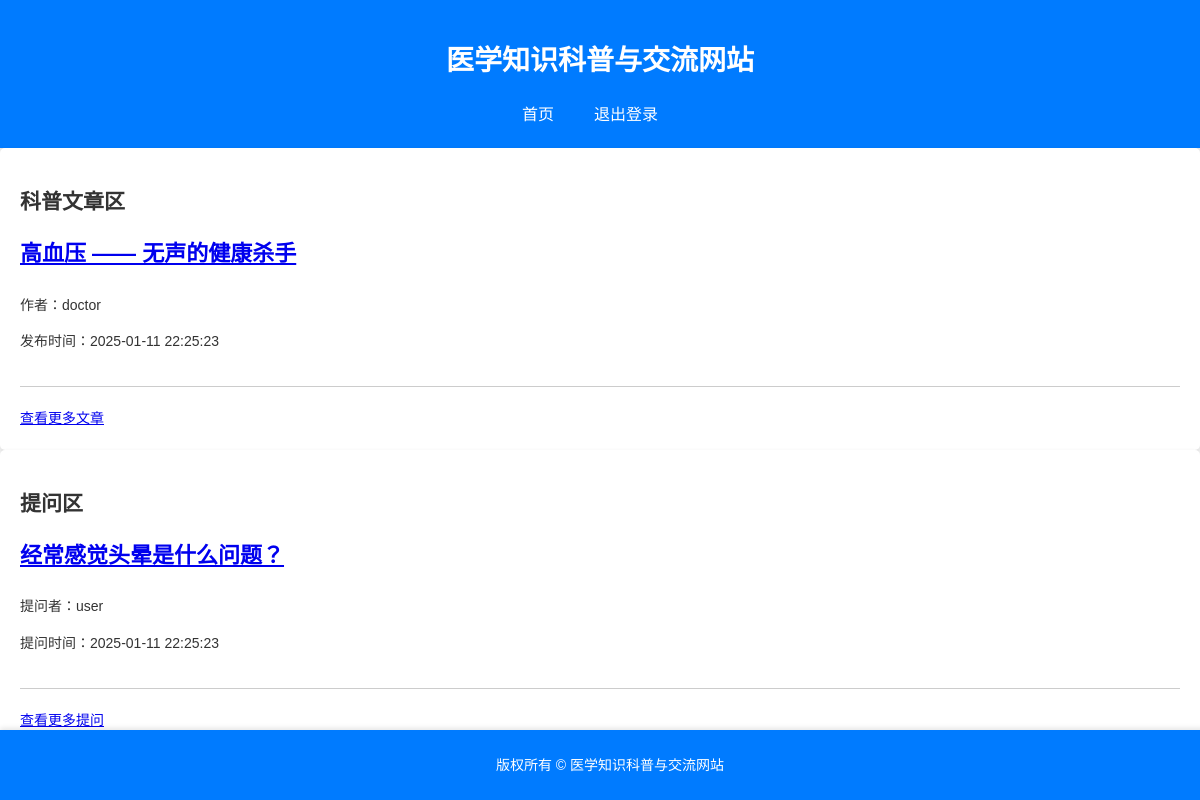
/ (signed in), run on the app's committed database.
### models.py (models this page shows)
class Article(db.Model):
    __tablename__ = "articles"
    id = db.Column(db.Integer, primary_key=True)
    title = db.Column(db.String(100), nullable=False)
    content = db.Column(db.Text, nullable=False)
    publish_time = db.Column(db.DateTime)
    author_id = db.Column(db.Integer, db.ForeignKey("users.id"))
    category_id = db.Column(db.Integer, db.ForeignKey("categories.id"))
    views = db.Column(db.Integer, default=0)
    likes = db.Column(db.Integer, default=0)
    comments = db.Column(db.Integer, default=0)

class User(db.Model, UserMixin):
    __tablename__ = "users"
    id = db.Column(db.Integer, primary_key=True)
    is_active = db.Column(db.Boolean, default=True)
    username = db.Column(db.String(50), unique=True, nullable=False)
    password = db.Column(db.String(255), nullable=False)
    email = db.Column(db.String(100), nullable=False)
    name = db.Column(db.String(50))
    age = db.Column(db.Integer)
    gender = db.Column(db.Enum("男", "女", "其他"))
    role = db.Column(db.Enum(UserRole), nullable=False)
    register_time = db.Column(db.DateTime)
    last_login_time = db.Column(db.DateTime)

class Question(db.Model):
    __tablename__ = "questions"
    id = db.Column(db.Integer, primary_key=True)
    title = db.Column(db.String(100), nullable=False)
    content = db.Column(db.Text, nullable=False)
    user_id = db.Column(db.Integer, db.ForeignKey("users.id"))
    time = db.Column(db.DateTime)
    category_id = db.Column(db.Integer, db.ForeignKey("categories.id"))
    views = db.Column(db.Integer, default=0)
    likes = db.Column(db.Integer, default=0)
    comments = db.Column(db.Integer, default=0)

### app.py (the view)
@app.route("/", methods=["GET", "POST"])
@login_required
def index():
    articles = Article.query.order_by(Article.publish_time.desc()).limit(1).all()
    categories = Category.query.all()
    questions = Question.query.order_by(Question.time.desc()).limit(1).all()
    return render_template(
        "index.html",
        articles=articles,
        categories=categories,
        questions=questions,
        User=User,
        UserRole=UserRole,
        current_user=current_user,  # 传递当前用户对象
    )

### app.py (called while the page is built)
@login_manager.user_loader
def load_user(user_id):
    return User.query.get(int(user_id))

### templates/index.html (shortened to what this page needs)
<!DOCTYPE html>
<html lang="en">
<head>
    <link rel="stylesheet" href="{{ url_for('static', filename='css/style.css') }}">
</head>
<body>
    <header>
        <h1>医学知识科普与交流网站</h1>
        <nav>
            <ul>
                <li><a href="{{ url_for('index') }}">首页</a></li>
                <li><a href="{{ url_for('logout') }}">退出登录</a></li>
            </ul>
        </nav>
    </header>
    <main>
        <div class="content">
            <h2>科普文章区</h2>
            {% for article in articles %}
            <div class="article">
                <h3><a href="{{ url_for('article_detail', article_id=article.id) }}">{{ article.title }}</a></h3>
                <p>作者：{{ User.query.get(article.author_id).username }}</p>
                <p>发布时间：{{ article.publish_time }}</p>
            </div>
            {% endfor %}
            <a href="{{ url_for('article_list') }}">查看更多文章</a>
        </div>
        <div class="content">
            <h2>提问区</h2>
            {% for question in questions %}
            <div class="article">
                <h3><a href="{{ url_for('question_detail', question_id=question.id) }}">{{ question.title }}</a></h3>
                <p>提问者：{{ User.query.get(question.user_id).username }}</p>
                <p>提问时间：{{ question.time }}</p>
            </div>
            {% endfor %}
            <a href="{{ url_for('question_list') }}">查看更多提问</a>
        </div>
    </main>
    <footer>
        <p>版权所有 &copy; 医学知识科普与交流网站</p>
    </footer>
</body>
</html>

### static/css/style.css (style rules this page uses)
body { font-family: Arial, sans-serif; margin: 0; padding: 0; background-color: #f4f4f4; font-size: 14px; line-height: 1.6; color: #333; }
header { background-color: #007bff; color: #fff; padding: 20px; text-align: center; box-shadow: 0 2px 5px rgba(0, 0, 0, 0.1); }
nav ul { list-style-type: none; margin: 0; padding: 0; display: flex; justify-content: center; align-items: center; }
nav ul li { margin-right: 20px; }
nav ul li a { color: #fff; text-decoration: none; font-size: 16px; padding: 5px 10px; transition: all 0.3s ease; }
.content { flex: 1 1 auto; background-color: #fff; padding: 20px; border-radius: 5px; box-shadow: 0 2px 5px rgba(0, 0, 0, 0.1); }
.article { border-bottom: 1px solid #ccc; padding-bottom: 20px; margin-bottom: 20px; }
.article h3 { margin-top: 0; font-size: 22px; font-weight: bold; color: #007bff; transition: all 0.3s ease; }
footer { background-color: #007bff; color: #fff; text-align: center; padding: 10px; position: fixed; bottom: 0; width: 100%; box-shadow: 0 -2px 5px rgba(0, 0, 0, 0.1); }

### data on the page
Article: title "高血压 —— 无声的健康杀手", publish_time "2025-01-11 22:25:23"
User: query.get "doctor"
Question: title "经常感觉头晕是什么问题？", time "2025-01-11 22:25:23"
User: query.get "user"
